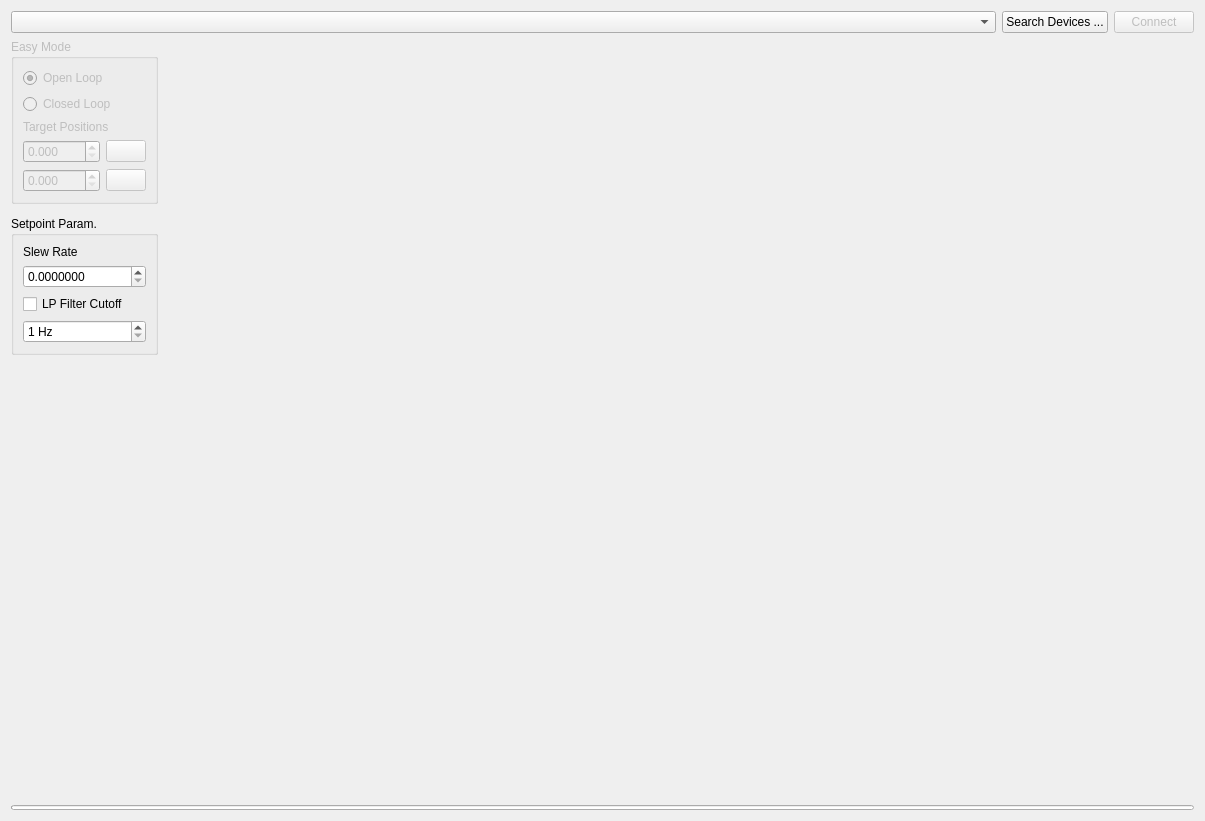
<?xml version="1.0" encoding="UTF-8"?>
<ui version="4.0">
 <class>NV200Widget</class>
 <widget class="QWidget" name="NV200Widget">
  <property name="geometry">
   <rect>
    <x>0</x>
    <y>0</y>
    <width>1205</width>
    <height>821</height>
   </rect>
  </property>
  <property name="windowTitle">
   <string>Form</string>
  </property>
  <layout class="QVBoxLayout" name="verticalLayout_3">
   <item>
    <layout class="QHBoxLayout" name="horizontalLayout">
     <property name="spacing">
      <number>6</number>
     </property>
     <item>
      <widget class="QComboBox" name="devicesComboBox">
       <property name="sizePolicy">
        <sizepolicy hsizetype="Expanding" vsizetype="Fixed">
         <horstretch>0</horstretch>
         <verstretch>0</verstretch>
        </sizepolicy>
       </property>
      </widget>
     </item>
     <item>
      <widget class="QPushButton" name="searchDevicesButton">
       <property name="sizePolicy">
        <sizepolicy hsizetype="Fixed" vsizetype="Fixed">
         <horstretch>0</horstretch>
         <verstretch>0</verstretch>
        </sizepolicy>
       </property>
       <property name="text">
        <string>Search Devices ...</string>
       </property>
      </widget>
     </item>
     <item>
      <widget class="QPushButton" name="connectButton">
       <property name="enabled">
        <bool>false</bool>
       </property>
       <property name="sizePolicy">
        <sizepolicy hsizetype="Fixed" vsizetype="Fixed">
         <horstretch>0</horstretch>
         <verstretch>0</verstretch>
        </sizepolicy>
       </property>
       <property name="text">
        <string>Connect</string>
       </property>
      </widget>
     </item>
    </layout>
   </item>
   <item>
    <layout class="QHBoxLayout" name="horizontalLayout_2">
     <property name="spacing">
      <number>12</number>
     </property>
     <property name="rightMargin">
      <number>0</number>
     </property>
     <item>
      <layout class="QVBoxLayout" name="verticalLayout_2">
       <item>
        <widget class="QGroupBox" name="easyModeGroupBox">
         <property name="enabled">
          <bool>false</bool>
         </property>
         <property name="title">
          <string>Easy Mode</string>
         </property>
         <layout class="QVBoxLayout" name="verticalLayout">
          <item>
           <widget class="QRadioButton" name="openLoopButton">
            <property name="text">
             <string>Open Loop</string>
            </property>
            <property name="checked">
             <bool>true</bool>
            </property>
           </widget>
          </item>
          <item>
           <widget class="QRadioButton" name="closedLoopButton">
            <property name="text">
             <string>Closed Loop</string>
            </property>
           </widget>
          </item>
          <item>
           <widget class="QLabel" name="label">
            <property name="text">
             <string>Target Positions</string>
            </property>
           </widget>
          </item>
          <item>
           <layout class="QHBoxLayout" name="horizontalLayout_3">
            <property name="spacing">
             <number>6</number>
            </property>
            <property name="leftMargin">
             <number>0</number>
            </property>
            <property name="topMargin">
             <number>0</number>
            </property>
            <item>
             <widget class="QDoubleSpinBox" name="targetPosSpinBox">
              <property name="sizePolicy">
               <sizepolicy hsizetype="Preferred" vsizetype="Fixed">
                <horstretch>0</horstretch>
                <verstretch>0</verstretch>
               </sizepolicy>
              </property>
              <property name="decimals">
               <number>3</number>
              </property>
              <property name="maximum">
               <double>1000.000000000000000</double>
              </property>
             </widget>
            </item>
            <item>
             <widget class="QPushButton" name="moveButton">
              <property name="sizePolicy">
               <sizepolicy hsizetype="Fixed" vsizetype="Fixed">
                <horstretch>0</horstretch>
                <verstretch>0</verstretch>
               </sizepolicy>
              </property>
              <property name="text">
               <string/>
              </property>
             </widget>
            </item>
           </layout>
          </item>
          <item>
           <layout class="QHBoxLayout" name="horizontalLayout_4">
            <property name="spacing">
             <number>6</number>
            </property>
            <property name="leftMargin">
             <number>0</number>
            </property>
            <property name="topMargin">
             <number>0</number>
            </property>
            <item>
             <widget class="QDoubleSpinBox" name="targetPosSpinBox_2">
              <property name="sizePolicy">
               <sizepolicy hsizetype="Preferred" vsizetype="Fixed">
                <horstretch>0</horstretch>
                <verstretch>0</verstretch>
               </sizepolicy>
              </property>
              <property name="decimals">
               <number>3</number>
              </property>
              <property name="maximum">
               <double>1000.000000000000000</double>
              </property>
             </widget>
            </item>
            <item>
             <widget class="QPushButton" name="moveButton_2">
              <property name="sizePolicy">
               <sizepolicy hsizetype="Fixed" vsizetype="Fixed">
                <horstretch>0</horstretch>
                <verstretch>0</verstretch>
               </sizepolicy>
              </property>
              <property name="text">
               <string/>
              </property>
             </widget>
            </item>
           </layout>
          </item>
         </layout>
        </widget>
       </item>
       <item>
        <widget class="QGroupBox" name="setpointParamGroupBox">
         <property name="title">
          <string>Setpoint Param.</string>
         </property>
         <layout class="QVBoxLayout" name="verticalLayout_6">
          <item>
           <widget class="QLabel" name="slewRateLabel">
            <property name="text">
             <string>Slew Rate</string>
            </property>
           </widget>
          </item>
          <item>
           <widget class="QDoubleSpinBox" name="slewRateSpinBox">
            <property name="decimals">
             <number>7</number>
            </property>
            <property name="minimum">
             <double>0.000000000000000</double>
            </property>
            <property name="maximum">
             <double>2000.000000000000000</double>
            </property>
            <property name="value">
             <double>0.000000000000000</double>
            </property>
           </widget>
          </item>
          <item>
           <widget class="QCheckBox" name="setpointFilterCheckBox">
            <property name="text">
             <string>LP Filter Cutoff</string>
            </property>
           </widget>
          </item>
          <item>
           <widget class="QSpinBox" name="setpointFilterCutoffSpinBox">
            <property name="suffix">
             <string> Hz</string>
            </property>
            <property name="minimum">
             <number>1</number>
            </property>
            <property name="maximum">
             <number>10000</number>
            </property>
           </widget>
          </item>
         </layout>
        </widget>
       </item>
       <item>
        <spacer name="verticalSpacer">
         <property name="orientation">
          <enum>Qt::Orientation::Vertical</enum>
         </property>
         <property name="sizeHint" stdset="0">
          <size>
           <width>20</width>
           <height>40</height>
          </size>
         </property>
        </spacer>
       </item>
      </layout>
     </item>
     <item>
      <layout class="QVBoxLayout" name="verticalLayout_4">
       <property name="spacing">
        <number>0</number>
       </property>
       <property name="topMargin">
        <number>0</number>
       </property>
       <item>
        <widget class="MplWidget" name="mplCanvasWidget" native="true">
         <property name="sizePolicy">
          <sizepolicy hsizetype="Expanding" vsizetype="Expanding">
           <horstretch>0</horstretch>
           <verstretch>0</verstretch>
          </sizepolicy>
         </property>
        </widget>
       </item>
      </layout>
     </item>
    </layout>
   </item>
   <item>
    <widget class="TimedProgressBar" name="moveProgressBar">
     <property name="maximumSize">
      <size>
       <width>16777215</width>
       <height>5</height>
      </size>
     </property>
     <property name="value">
      <number>0</number>
     </property>
     <property name="textVisible">
      <bool>false</bool>
     </property>
    </widget>
   </item>
  </layout>
 </widget>
 <customwidgets>
  <customwidget>
   <class>MplWidget</class>
   <extends>QWidget</extends>
   <header location="global">mplcanvas</header>
   <container>1</container>
  </customwidget>
  <customwidget>
   <class>TimedProgressBar</class>
   <extends>QProgressBar</extends>
   <header location="global">timed_progress_bar</header>
  </customwidget>
 </customwidgets>
 <resources/>
 <connections/>
</ui>
